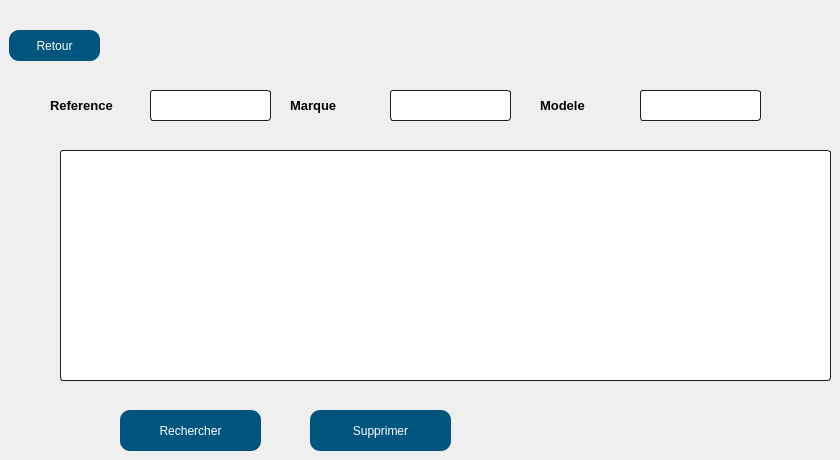
      <widget class="QWidget" name="page_2">
       <widget class="QTableView" name="tableView">
        <property name="geometry">
         <rect>
          <x>60</x>
          <y>150</y>
          <width>771</width>
          <height>231</height>
         </rect>
        </property>
        <property name="styleSheet">
         <string notr="true">    border-style: solid;
background-color: rgb(255, 255, 255);
    border: 1px solid #1e1e1e;
    border-radius: 5;
border-radius: 3px;</string>
        </property>
       </widget>
       <widget class="QPushButton" name="retour">
        <property name="geometry">
         <rect>
          <x>9</x>
          <y>30</y>
          <width>91</width>
          <height>31</height>
         </rect>
        </property>
        <property name="styleSheet">
         <string notr="true">QPushButton
{
  
  border-radius: 10px;

background-color: qlineargradient(spread:pad, x1:0.613065, y1:0.511, x2:0.969, y2:0, stop:0.18593  rgb(0, 85, 127), stop:0.959799 rgba(0, 0, 0, 161));
	background-color: rgb(0, 85, 127);
	
color:rgb(255, 255, 255);

}

QPushButton:hover,QPushButton:hover
{
    border: 4px solid QLinearGradient( x1: 2, y1: 2, x2: 2, y2: 3, stop: 0 #01197f , stop: 3 #d7801a);
}</string>
        </property>
        <property name="text">
         <string>Retour</string>
        </property>
       </widget>
       <widget class="QPushButton" name="recherche">
        <property name="geometry">
         <rect>
          <x>120</x>
          <y>410</y>
          <width>141</width>
          <height>41</height>
         </rect>
        </property>
        <property name="styleSheet">
         <string notr="true">QPushButton
{
  
  border-radius: 10px;

background-color: qlineargradient(spread:pad, x1:0.613065, y1:0.511, x2:0.969, y2:0, stop:0.18593  rgb(0, 85, 127), stop:0.959799 rgba(0, 0, 0, 161));
	background-color: rgb(0, 85, 127);
	
color:rgb(255, 255, 255);

}

QPushButton:hover,QPushButton:hover
{
    border: 4px solid QLinearGradient( x1: 2, y1: 2, x2: 2, y2: 3, stop: 0 #01197f , stop: 3 #d7801a);
}</string>
        </property>
        <property name="text">
         <string>Rechercher</string>
        </property>
       </widget>
       <widget class="QPushButton" name="sup">
        <property name="geometry">
         <rect>
          <x>310</x>
          <y>410</y>
          <width>141</width>
          <height>41</height>
         </rect>
        </property>
        <property name="styleSheet">
         <string notr="true">QPushButton
{
  
  border-radius: 10px;

background-color: qlineargradient(spread:pad, x1:0.613065, y1:0.511, x2:0.969, y2:0, stop:0.18593  rgb(0, 85, 127), stop:0.959799 rgba(0, 0, 0, 161));
	background-color: rgb(0, 85, 127);
	
color:rgb(255, 255, 255);

}

QPushButton:hover,QPushButton:hover
{
    border: 4px solid QLinearGradient( x1: 2, y1: 2, x2: 2, y2: 3, stop: 0 #01197f , stop: 3 #d7801a);
}</string>
        </property>
        <property name="text">
         <string>Supprimer</string>
        </property>
       </widget>
       <widget class="QLineEdit" name="lineEdit_referencee">
        <property name="geometry">
         <rect>
          <x>150</x>
          <y>90</y>
          <width>121</width>
          <height>31</height>
         </rect>
        </property>
        <property name="styleSheet">
         <string notr="true">    border-style: solid;
background-color: rgb(255, 255, 255);
    border: 1px solid #1e1e1e;
    border-radius: 5;
border-radius: 3px;</string>
        </property>
       </widget>
       <widget class="QLineEdit" name="lineEdit_modelee">
        <property name="geometry">
         <rect>
          <x>640</x>
          <y>90</y>
          <width>121</width>
          <height>31</height>
         </rect>
        </property>
        <property name="styleSheet">
         <string notr="true">    border-style: solid;
background-color: rgb(255, 255, 255);
    border: 1px solid #1e1e1e;
    border-radius: 5;
border-radius: 3px;</string>
        </property>
       </widget>
       <widget class="QLineEdit" name="lineEdit_marquee">
        <property name="geometry">
         <rect>
          <x>390</x>
          <y>90</y>
          <width>121</width>
          <height>31</height>
         </rect>
        </property>
        <property name="styleSheet">
         <string notr="true">    border-style: solid;
background-color: rgb(255, 255, 255);
    border: 1px solid #1e1e1e;
    border-radius: 5;
border-radius: 3px;</string>
        </property>
       </widget>
       <widget class="QLabel" name="ref_2">
        <property name="geometry">
         <rect>
          <x>50</x>
          <y>90</y>
          <width>91</width>
          <height>31</height>
         </rect>
        </property>
        <property name="text">
         <string>&lt;html&gt;&lt;head/&gt;&lt;body&gt;&lt;p&gt;&lt;span style=&quot; font-size:10pt; font-weight:600;&quot;&gt;Reference&lt;/span&gt;&lt;/p&gt;&lt;/body&gt;&lt;/html&gt;</string>
        </property>
       </widget>
       <widget class="QLabel" name="modele_2">
        <property name="geometry">
         <rect>
          <x>540</x>
          <y>90</y>
          <width>91</width>
          <height>31</height>
         </rect>
        </property>
        <property name="text">
         <string>&lt;html&gt;&lt;head/&gt;&lt;body&gt;&lt;p&gt;&lt;span style=&quot; font-size:10pt; font-weight:600;&quot;&gt;Modele&lt;/span&gt;&lt;/p&gt;&lt;/body&gt;&lt;/html&gt;</string>
        </property>
       </widget>
       <widget class="QLabel" name="marque_2">
        <property name="geometry">
         <rect>
          <x>290</x>
          <y>90</y>
          <width>91</width>
          <height>31</height>
         </rect>
        </property>
        <property name="text">
         <string>&lt;html&gt;&lt;head/&gt;&lt;body&gt;&lt;p&gt;&lt;span style=&quot; font-size:10pt; font-weight:600;&quot;&gt;Marque&lt;/span&gt;&lt;/p&gt;&lt;/body&gt;&lt;/html&gt;</string>
        </property>
       </widget>
      </widget>
